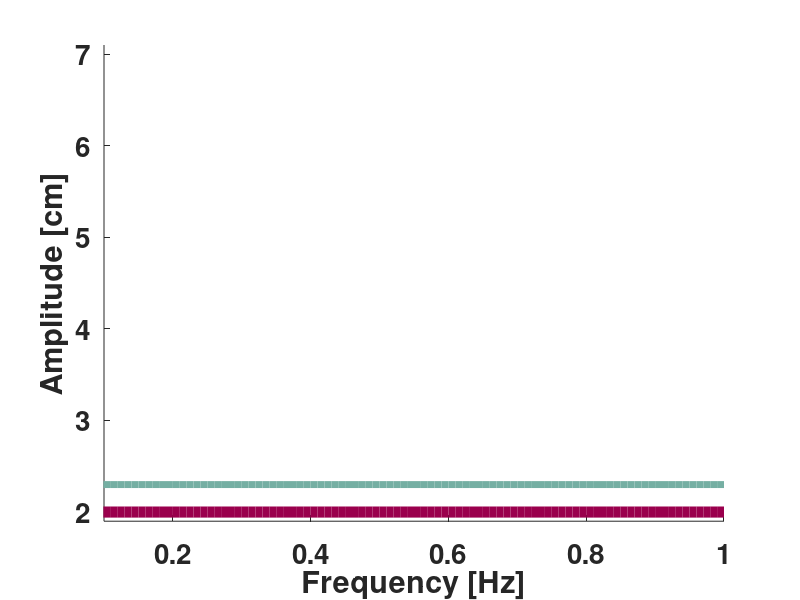
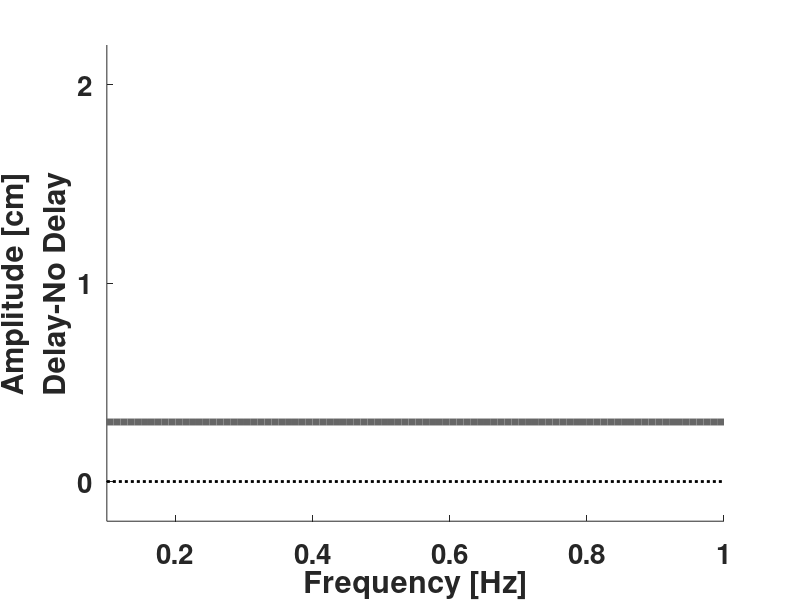
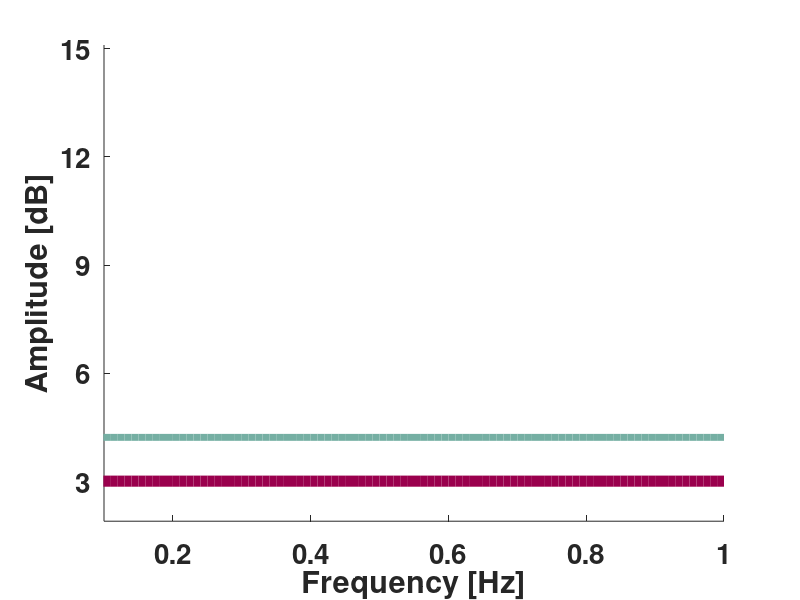
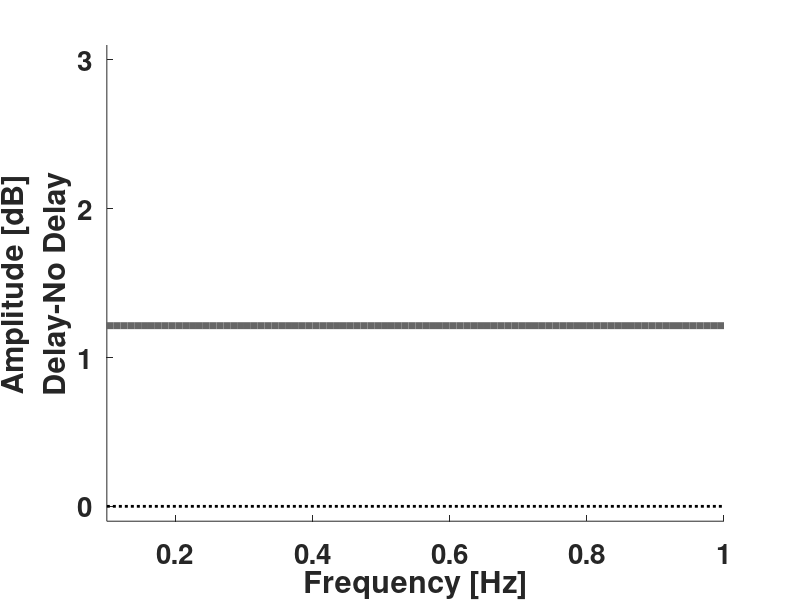

Here is the MATLAB script that generated these plots, in order:
clc
clear
close all

cB=[154 0 77]/255; % dark red
cA=[117 175 163]/255; % cyan

afs=24;
tickfs=20;
txtfs=18;
msB=18;
lwB=8;
msA=14;
lwA=5;
lw=5;
ms=14;

xLim=[0.1 1];
yLim=[1.9 7.1];
yLim_d=[-0.2 2.2];
yLim_dB=[1.9 15.1];
yLim_dB_d=[-0.1 3.1];
xTick=0:0.2:1;
yTick=0:1:12;
yTick_dB=0:3:18;
yTick_dB_d=0:1:8;

At=2;
f=0:0.01:1;
w=2*pi*f;
Nw=length(w);

for fun=1:2 % 1- accurate baseline performance;
            % 2- baseline amplitude increases with frequency
    
    % Amplitude - No Delay
    if fun==1
        Amp_nd=At*ones(1,Nw);
    else
        Amp_nd=0.1*w.^2+At;
    end
    
    Pow_nd=(Amp_nd.^2)/2;
    Amp_nd_dB=10*log10(Pow_nd);
    
    % Amplitude - Delay
    for m=1:2 % 1- Gain; 2- Mechanical System
        if m==1
            g=1.15; % Gain
            Amp_d=g*Amp_nd;
        else
            tau=0.2;
            % The furier tansform of the mechanical system:
            % Xh(jw)/Xp(jw)=1-(tau^2)*(w^2)/2+tau*w*j=A+Bj
            % for a sine wave of the target is At*sin(w*t), the increase in amplitude is
            % Amp=At*sqrt(A^2+B^2)=At*sqrt(1+tau^4*w^4/4)
            Amp_d=Amp_nd.*sqrt(1+tau^4.*w.^4/4);
        end
        Pow_d=(Amp_d.^2)/2;
        Amp_d_dB=10*log10(Pow_d);
        
        % Amplitude - cm
        figure
        hold on
        plot(f,Amp_nd,'color',cB,'linewidth',lwB)
        plot(f,Amp_d,'color',cA,'linewidth',lwA)
        xlabel('Frequency [Hz]','fontsize',afs,'fontweight','b');
        ylabel('Amplitude [cm]','fontsize',afs,'fontweight','b');
        set(gca,'XTick',xTick,'YTick',yTick,'fontsize',tickfs,'fontweight','b');
        xlim(xLim);
        ylim(yLim);
        
        % Amplitude - cm (D-ND diff)
        figure
        hold on
        plot(xLim,[0 0],':','color',[1 1 1]*0,'linewidth',2)
        plot(f,Amp_d-Amp_nd,'color',[1 1 1]*0.4,'linewidth',lwA)
        xlabel('Frequency [Hz]','fontsize',afs,'fontweight','b');
        ylabel({'Amplitude [cm]','Delay-No Delay'},'fontsize',afs,'fontweight','b');
        set(gca,'XTick',xTick,'YTick',yTick_dB_d,'fontsize',tickfs,'fontweight','b');
        xlim(xLim);
        ylim(yLim_d);
        
        % Amplitude - dB
        figure
        hold on
        plot(f,Amp_nd_dB,'color',cB,'linewidth',lwB)
        plot(f,Amp_d_dB,'color',cA,'linewidth',lwA)
        xlabel('Frequency [Hz]','fontsize',afs,'fontweight','b');
        ylabel('Amplitude [dB]','fontsize',afs,'fontweight','b');
        set(gca,'XTick',xTick,'YTick',yTick_dB,'fontsize',tickfs,'fontweight','b');
        xlim(xLim);
        ylim(yLim_dB);
        
        % Amplitude - dB (D-ND diff)
        figure
        hold on
        plot(xLim,[0 0],':','color',[1 1 1]*0,'linewidth',2)
        plot(f,Amp_d_dB-Amp_nd_dB,'color',[1 1 1]*0.4,'linewidth',lwA)
        xlabel('Frequency [Hz]','fontsize',afs,'fontweight','b');
        ylabel({'Amplitude [dB]','Delay-No Delay'},'fontsize',afs,'fontweight','b');
        set(gca,'XTick',xTick,'YTick',yTick_dB_d,'fontsize',tickfs,'fontweight','b');
        xlim(xLim);
        ylim(yLim_dB_d);
        
    end
end